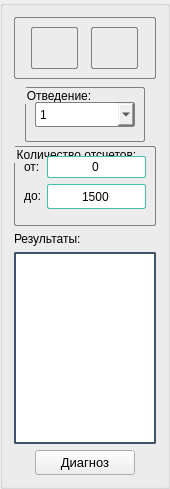
          <widget class="QGroupBox" name="groupBox_4">
           <property name="sizePolicy">
            <sizepolicy hsizetype="Expanding" vsizetype="Expanding">
             <horstretch>0</horstretch>
             <verstretch>0</verstretch>
            </sizepolicy>
           </property>
           <property name="minimumSize">
            <size>
             <width>140</width>
             <height>430</height>
            </size>
           </property>
           <property name="maximumSize">
            <size>
             <width>170</width>
             <height>100000</height>
            </size>
           </property>
           <property name="title">
            <string/>
           </property>
           <property name="alignment">
            <set>Qt::AlignLeading|Qt::AlignLeft|Qt::AlignVCenter</set>
           </property>
           <layout class="QVBoxLayout" name="verticalLayout">
            <item>
             <widget class="QGroupBox" name="groupBox_7">
              <property name="sizePolicy">
               <sizepolicy hsizetype="Expanding" vsizetype="Fixed">
                <horstretch>0</horstretch>
                <verstretch>0</verstretch>
               </sizepolicy>
              </property>
              <property name="styleSheet">
               <string notr="true">border:1px solid gray;
border-radius:2px</string>
              </property>
              <property name="title">
               <string/>
              </property>
              <layout class="QHBoxLayout" name="horizontalLayout">
               <item>
                <widget class="QPushButton" name="FileBtn">
                 <property name="sizePolicy">
                  <sizepolicy hsizetype="Expanding" vsizetype="Fixed">
                   <horstretch>0</horstretch>
                   <verstretch>0</verstretch>
                  </sizepolicy>
                 </property>
                 <property name="minimumSize">
                  <size>
                   <width>47</width>
                   <height>42</height>
                  </size>
                 </property>
                 <property name="maximumSize">
                  <size>
                   <width>47</width>
                   <height>42</height>
                  </size>
                 </property>
                 <property name="styleSheet">
                  <string notr="true">min-width:45px;
min-height:40px;</string>
                 </property>
                 <property name="text">
                  <string/>
                 </property>
                 <property name="iconSize">
                  <size>
                   <width>40</width>
                   <height>40</height>
                  </size>
                 </property>
                </widget>
               </item>
               <item>
                <widget class="QPushButton" name="DrawBtn">
                 <property name="sizePolicy">
                  <sizepolicy hsizetype="Expanding" vsizetype="Expanding">
                   <horstretch>0</horstretch>
                   <verstretch>0</verstretch>
                  </sizepolicy>
                 </property>
                 <property name="minimumSize">
                  <size>
                   <width>47</width>
                   <height>42</height>
                  </size>
                 </property>
                 <property name="maximumSize">
                  <size>
                   <width>47</width>
                   <height>42</height>
                  </size>
                 </property>
                 <property name="styleSheet">
                  <string notr="true">min-width:45px;
min-height:40px;</string>
                 </property>
                 <property name="text">
                  <string/>
                 </property>
                 <property name="iconSize">
                  <size>
                   <width>40</width>
                   <height>40</height>
                  </size>
                 </property>
                </widget>
               </item>
              </layout>
             </widget>
            </item>
            <item alignment="Qt::AlignHCenter">
             <widget class="QGroupBox" name="groupBox_6">
              <property name="sizePolicy">
               <sizepolicy hsizetype="Expanding" vsizetype="Expanding">
                <horstretch>0</horstretch>
                <verstretch>0</verstretch>
               </sizepolicy>
              </property>
              <property name="minimumSize">
               <size>
                <width>120</width>
                <height>55</height>
               </size>
              </property>
              <property name="maximumSize">
               <size>
                <width>120</width>
                <height>50</height>
               </size>
              </property>
              <property name="styleSheet">
               <string notr="true">border:1px solid gray;
border-radius:2px;
margin-top:1ex;</string>
              </property>
              <property name="title">
               <string>Отведение:</string>
              </property>
              <layout class="QVBoxLayout" name="verticalLayout_2">
               <item alignment="Qt::AlignHCenter|Qt::AlignVCenter">
                <widget class="QComboBox" name="comboBox">
                 <property name="sizePolicy">
                  <sizepolicy hsizetype="Preferred" vsizetype="Preferred">
                   <horstretch>0</horstretch>
                   <verstretch>0</verstretch>
                  </sizepolicy>
                 </property>
                 <property name="minimumSize">
                  <size>
                   <width>100</width>
                   <height>25</height>
                  </size>
                 </property>
                 <property name="maximumSize">
                  <size>
                   <width>200</width>
                   <height>25</height>
                  </size>
                 </property>
                 <property name="styleSheet">
                  <string notr="true">color: rgb(0, 0, 0);
background-color: rgb(255, 255, 255);
border-radius: 5px;
selection-background-color: rgb(68, 190, 176);
selection-color: rgb(255, 255, 255);
border-style: solid;
border-width:1px;
border-color: rgb(68, 190, 176);
drop-down {
	border-radius: 2px;
	border-color:rgb(63, 83, 109);
 }</string>
                 </property>
                 <property name="currentIndex">
                  <number>0</number>
                 </property>
                 <item>
                  <property name="text">
                   <string>1</string>
                  </property>
                 </item>
                 <item>
                  <property name="text">
                   <string>2</string>
                  </property>
                 </item>
                 <item>
                  <property name="text">
                   <string>3</string>
                  </property>
                 </item>
                 <item>
                  <property name="text">
                   <string>4</string>
                  </property>
                 </item>
                 <item>
                  <property name="text">
                   <string>5</string>
                  </property>
                 </item>
                 <item>
                  <property name="text">
                   <string>6</string>
                  </property>
                 </item>
                 <item>
                  <property name="text">
                   <string>7</string>
                  </property>
                 </item>
                 <item>
                  <property name="text">
                   <string>8</string>
                  </property>
                 </item>
                 <item>
                  <property name="text">
                   <string>9</string>
                  </property>
                 </item>
                 <item>
                  <property name="text">
                   <string>10</string>
                  </property>
                 </item>
                 <item>
                  <property name="text">
                   <string>11</string>
                  </property>
                 </item>
                 <item>
                  <property name="text">
                   <string>12</string>
                  </property>
                 </item>
                </widget>
               </item>
              </layout>
             </widget>
            </item>
            <item>
             <widget class="QGroupBox" name="groupBox_5">
              <property name="sizePolicy">
               <sizepolicy hsizetype="Expanding" vsizetype="Expanding">
                <horstretch>0</horstretch>
                <verstretch>0</verstretch>
               </sizepolicy>
              </property>
              <property name="minimumSize">
               <size>
                <width>130</width>
                <height>80</height>
               </size>
              </property>
              <property name="maximumSize">
               <size>
                <width>150</width>
                <height>90</height>
               </size>
              </property>
              <property name="styleSheet">
               <string notr="true">border:1px solid gray;
border-radius:2px;
margin-top:1ex;</string>
              </property>
              <property name="title">
               <string>Количество отсчетов:</string>
              </property>
              <layout class="QFormLayout" name="formLayout_2">
               <item row="1" column="0">
                <widget class="QLabel" name="label_3">
                 <property name="styleSheet">
                  <string notr="true">border:0px;
margin-top:1ex;</string>
                 </property>
                 <property name="text">
                  <string>от:</string>
                 </property>
                </widget>
               </item>
               <item row="1" column="1">
                <widget class="QLineEdit" name="lineEdit_2">
                 <property name="sizePolicy">
                  <sizepolicy hsizetype="Expanding" vsizetype="Preferred">
                   <horstretch>0</horstretch>
                   <verstretch>0</verstretch>
                  </sizepolicy>
                 </property>
                 <property name="maximumSize">
                  <size>
                   <width>100</width>
                   <height>30</height>
                  </size>
                 </property>
                 <property name="layoutDirection">
                  <enum>Qt::LeftToRight</enum>
                 </property>
                 <property name="styleSheet">
                  <string notr="true">min-height:20px;
border: 1px solid rgb(68, 190, 176);</string>
                 </property>
                 <property name="text">
                  <string>0</string>
                 </property>
                 <property name="alignment">
                  <set>Qt::AlignCenter</set>
                 </property>
                </widget>
               </item>
               <item row="2" column="0">
                <widget class="QLabel" name="label_2">
                 <property name="styleSheet">
                  <string notr="true">border:0px;
margin-top:1ex;</string>
                 </property>
                 <property name="text">
                  <string>до:</string>
                 </property>
                </widget>
               </item>
               <item row="2" column="1">
                <widget class="QLineEdit" name="lineEdit">
                 <property name="sizePolicy">
                  <sizepolicy hsizetype="Expanding" vsizetype="Preferred">
                   <horstretch>0</horstretch>
                   <verstretch>0</verstretch>
                  </sizepolicy>
                 </property>
                 <property name="minimumSize">
                  <size>
                   <width>0</width>
                   <height>25</height>
                  </size>
                 </property>
                 <property name="maximumSize">
                  <size>
                   <width>100</width>
                   <height>30</height>
                  </size>
                 </property>
                 <property name="styleSheet">
                  <string notr="true">border: 1px solid rgb(68, 190, 176);</string>
                 </property>
                 <property name="text">
                  <string>1500</string>
                 </property>
                 <property name="alignment">
                  <set>Qt::AlignCenter</set>
                 </property>
                </widget>
               </item>
              </layout>
             </widget>
            </item>
            <item>
             <widget class="QLabel" name="label">
              <property name="sizePolicy">
               <sizepolicy hsizetype="Preferred" vsizetype="Fixed">
                <horstretch>0</horstretch>
                <verstretch>0</verstretch>
               </sizepolicy>
              </property>
              <property name="text">
               <string>Результаты:</string>
              </property>
             </widget>
            </item>
            <item>
             <widget class="QTextEdit" name="textEdit">
              <property name="sizePolicy">
               <sizepolicy hsizetype="Expanding" vsizetype="Expanding">
                <horstretch>0</horstretch>
                <verstretch>0</verstretch>
               </sizepolicy>
              </property>
              <property name="minimumSize">
               <size>
                <width>0</width>
                <height>150</height>
               </size>
              </property>
              <property name="maximumSize">
               <size>
                <width>16777215</width>
                <height>16777215</height>
               </size>
              </property>
              <property name="styleSheet">
               <string notr="true">border:1px solid gray;
border-radius:2px;
margin-top:1ex;
border-style: solid;
border-width:2px;
border-color: rgb(63, 83, 109);</string>
              </property>
              <property name="readOnly">
               <bool>true</bool>
              </property>
             </widget>
            </item>
            <item alignment="Qt::AlignHCenter">
             <widget class="QPushButton" name="pushButton">
              <property name="sizePolicy">
               <sizepolicy hsizetype="Expanding" vsizetype="Expanding">
                <horstretch>0</horstretch>
                <verstretch>0</verstretch>
               </sizepolicy>
              </property>
              <property name="minimumSize">
               <size>
                <width>100</width>
                <height>25</height>
               </size>
              </property>
              <property name="maximumSize">
               <size>
                <width>100</width>
                <height>40</height>
               </size>
              </property>
              <property name="font">
               <font>
                <pointsize>10</pointsize>
               </font>
              </property>
              <property name="styleSheet">
               <string notr="true"/>
              </property>
              <property name="text">
               <string>Диагноз</string>
              </property>
             </widget>
            </item>
           </layout>
          </widget>
